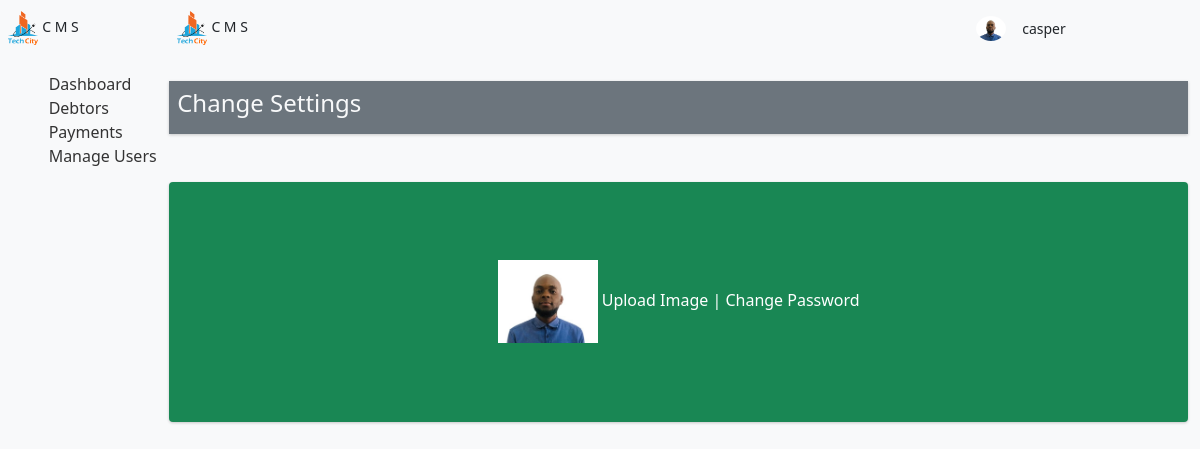
The app's page /userSettings/1/ (signed in) with its own data.
### base/models.py (models this page shows, shortened)
class User(AbstractUser):
    position = models.CharField(max_length=50)
    image = models.ImageField(upload_to='profile', blank = True, default = 'profile/avatar.svg')
    USERNAME_FIELD = 'username'
    REQUIRED_FIELDS = []

### base/views.py (the view)
# urls.py: path('userSettings/<int:pk>/', views.userSettings, name ='userSettings'),
@login_required(login_url = 'login')
def userSettings(request, pk):
    try:
        user = User.objects.get(pk = pk)
    except:
        return render(request, '404.html')
    return render(request, 'user/settings.html', {'user':user})

### Templates/user/settings.html (shortened to what this page needs)
{% extends 'base/base.html' %}
{% load static %}
{% block content %}
    <div class="dash">
        {% include 'base/aside.html' %}
        <div class="center-panel">
            <div class="container">
                <div class="top-panel text-dark d-flex flex-row justify-content-between">
                    <div class="dash-logo d-flex align-items-center justify-content-between py-3">
                        <div class="px-2">
                            <img src="{% static 'assets/tc_logo.png' %}" alt="logo" class="" width='30px'>
                            <small class="text-dark">C M S</small>
                        </div>
                    </div>
                    <div class="top-panel-contents py-3 ">
                        <div class="user-notifications px-4 d-flex align-items-center">
                            <img src="{{user.image.url}}" alt="image" width="30px">
                            <small class="px-3">{{user.username}}</small>
                            <small><i class="bi bi-bell" onclick="notficationsShow();"></i></small>
                            <small><i class="bi bi-gear px-3" onclick="settingsShow();"></i></small>
                            <div class="drop-menu">
                                <i class="bi bi-list px-2"></i>
                            </div>
                        </div>
                    </div>
                </div>
            </div>
            <section class="main-app-area mt-4">
                <div class="container">
                    <div class="head d-flex justify-content-between align-items-center mb-4 bg-secondary text-light py-2">
                        <h4 class="px-2">Change Settings</h4>
                    </div>
                    <div class="cards mt-5">
                        <div class="row">
                            <div class="col">
                                <div class="card text-light bg-success">
                                    <div class="card-body d-flex flex-column align-items-center justify-content-center">
                                        <p class="card-text">
                                            <img src="{{user.image.url}}" alt="Profile" width="100px" >
                                            <a href="{% url 'updateUser' request.user.id %}">Upload Image |</a>
                                            <a href="{% url 'changeUserPassword' %}">Change Password</a>
                                        </p>
                                    </div>
                                </div>
                            </div>
                        </div>
                    </div>
            </section>
        </div>
    </div>
{% endblock content %}

### static/css/main.css (style rules this page uses)
.dash .center-panel { width:199%; }
.dash { display:flex; flex-direction: row; }

### Templates/base/base.html (style rules this page uses)
body { background:#f8f9fa; }

### Templates/user/settings.html (style rules this page uses)
.card, .head { border: none; box-shadow: 0 1px 3px rgba(0, 0, 0, 0.2) ; }
.card { height:30vh; }
.card a { text-decoration:none; color: #fff; }

### Templates/base/aside.html (style rules this page uses)
.user-notifications img { border-radius: 50%; }
.dash-logo { height: 56px; border: none; }

### records on screen
User: image (picture), username "casper"
